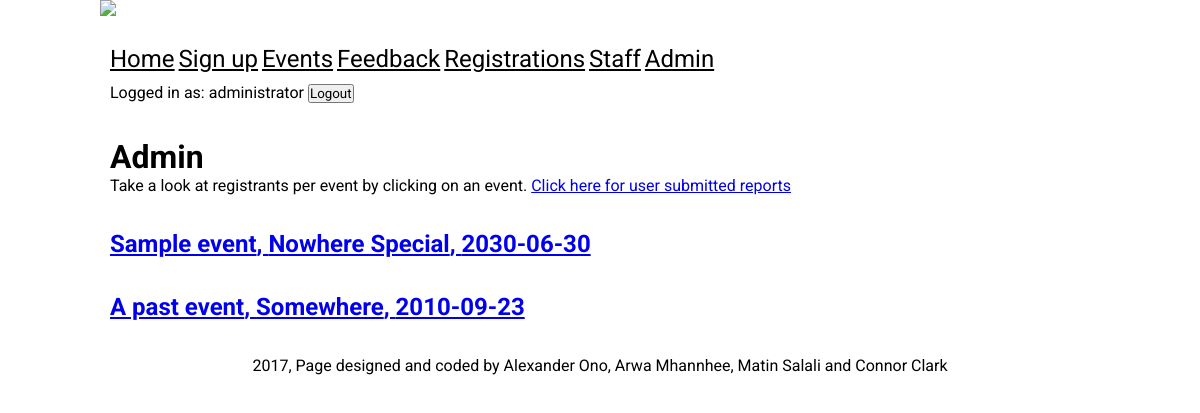
The app's page /admin.php (signed in) with its own data.
### tables this page shows
CREATE TABLE `tgne_events` (
  `event_id` int(11) NOT NULL,
  `event_name` varchar(255) NOT NULL,
  `event_location` varchar(255) NOT NULL,
  `event_date` varchar(255) NOT NULL,
  `event_host` varchar(255) NOT NULL,
  `event_details` varchar(255) NOT NULL
);

### admin.php (the view, shortened to what this page needs)
<?php
  include 'database_conn.php';
?>
<!DOCTYPE html>
<html>
  <head>
    <link rel="stylesheet" href="style.css">
  </head>
  <body>
  <div id="bigdamnwrapper">
    <div id="topbar">
      <img src="img\banner.png"/>
        <nav>
          <ul>
            <li>
              <a href="home.php">Home</a>
            </li>
            <li>
              <a href="signup.php">Sign up</a>
            </li>
            <li>
              <a href="currentEvents.php">Events</a>
            </li>
            <li>
              <a href="feedback.php">Feedback</a>
            </li>
            <?php
              if (isset($_SESSION['staff-logged-in'])){
                echo "<li><a href=\"registrations.php\">Registrations</a></li>
                      <li><a href=\"staff.php\">Staff</a></li>";
              }else if(isset($_SESSION['admin-logged-in'])){
                echo "<li><a href=\"registrations.php\">Registrations</a></li>
                      <li><a href=\"staff.php\">Staff</a></li>
                      <li><a href=\"admin.php\">Admin</a></li>";
              }else if(isset($_SESSION['user-logged-in'])){
                echo "<li><a href=\"registrations.php\">Registrations</a></li>";
              }
            ?>
          </ul>
          <?php
          if (isset($_SESSION['uName'])) {
            $username = $_SESSION['uName'];
            echo "<div><p>Logged in as: $username</p>
            <form method=\"post\" action=\"logoutProcess.php\">
            <input type=\"submit\" value=\"Logout\">
            </form></div>";
          }else{
            echo "<div><form method=\"post\" action=\"loginProcess.php\">
                  Username <input type=\"text\" name=\"username\">
                  Password <input type=\"password\" name=\"password\">
                  <input type=\"submit\" value=\"Login\"></form>
                  <a href=\"home.php\">Forgotten your password?</a></div>";
          }
          ?>
        </nav>
    </div>
    <div class="blogpost">
      <h1>Admin</h1>
      <?php
      if(isset($_SESSION['admin-logged-in'])){
        echo "<p>Take a look at registrants per event by clicking on an event.
        <a href=\"reports.php\">Click here for user submitted reports</a><br/></div>
        <div class=\"divider\"></div>";
        $sql = "SELECT event_id, event_name, event_location, event_date, event_host, event_details FROM tgne_events";
      $queryresult = mysqli_query($conn, $sql) or die(mysqli_error($conn));
      while($row = mysqli_fetch_assoc($queryresult)){
          $event_id = $row['event_id'];
          $event_name = $row['event_name'];
          $event_location = $row['event_location'];
          $event_date = $row['event_date'];
          echo "<div class=\"blogpost\"><h2><a href = \"eventRegistrants.php?event_id=$event_id\">$event_name, $event_location, $event_date</a></h2></div>
                <div class=\"divider\"></div>";
            }
      }
      ?>
    <div class="footer">
      <p>2017, Page designed and coded by Alexander Ono, Arwa Mhannhee, Matin Salali
        and Connor Clark</p>
    </div>
  </body>
</html>

### style.css (style rules this page uses)
* { margin:0px; padding:0px; font-family: 'Roboto', sans-serif; }
body { display:flex; justify-content:center; background:url(img/background.jpg); background-size:cover; }
#bigdamnwrapper { width:1000px; background-color: transparent; }
#topbar p { display:inline-block; }
#topbar div { display:block; padding-left:10px; padding-top:10px; background-color:white; }
nav { border-radius:10px; background-color: white; padding:10px 0 10px 0; color:black; margin-bottom:15px; margin-top:15px; }
nav ul { padding-left:10px; display:inline-block; }
nav div { display:inline-block; }
nav form { display:inline-block; }
nav ul li { display:inline-block; }
nav ul li a { color:black; font-size:1.5em; }
.blogpost { padding:10px 10px 10px 10px; border-radius:10px; background-color: white; }
.divider { width:100%; height:15px; background-color: transparent; }
.footer { padding:10px 0px 10px 0px; margin-bottom:10px; border-radius:10px; text-align:center; background-color: white; }

### records on screen
tgne_events: event_name "Sample event", event_location "Nowhere Special", event_date "2030-06-30"
tgne_events: event_name "A past event", event_location "Somewhere", event_date "2010-09-23"

### other values on screen
$username "administrator"
